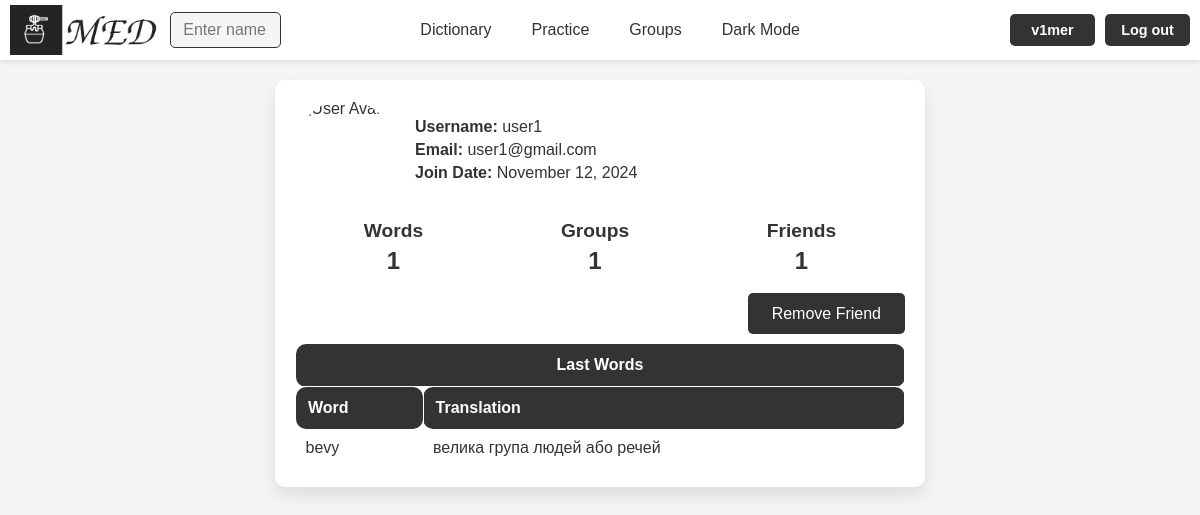
Before: /profile/user1/ (signed in) with the older database file.
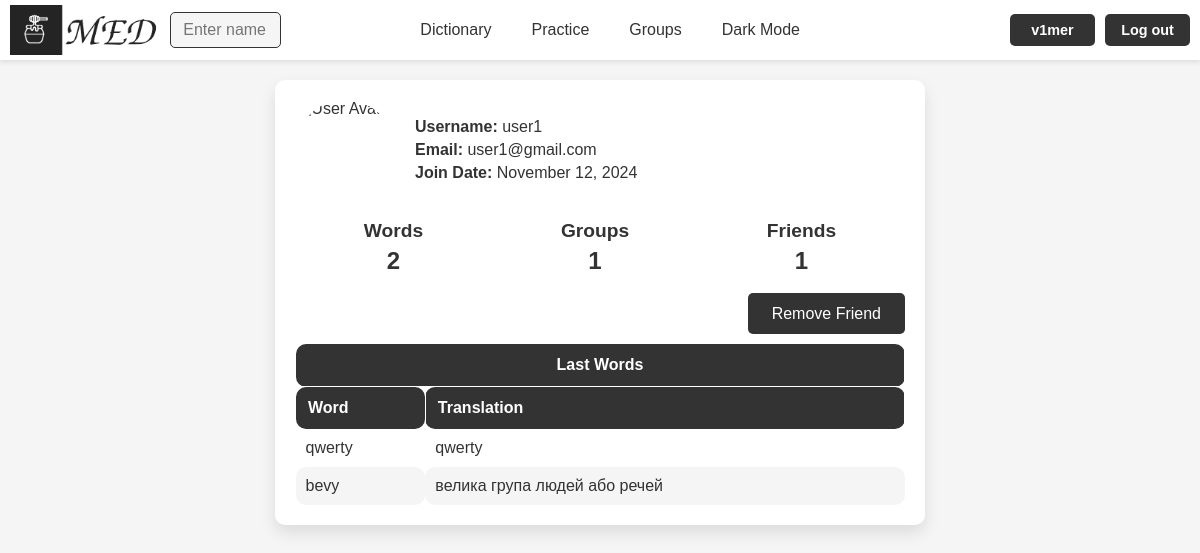
After: the same page with the newer database file.
### med/models.py (models this page shows, shortened)
class Word(models.Model):
    word = models.CharField(max_length=100)
    translation = models.CharField(max_length=100)
    example = models.TextField(blank=True)
    time_create = models.DateTimeField(auto_now_add=True)
    time_update = models.DateTimeField(auto_now=True)
    user = models.ForeignKey(User, on_delete=models.CASCADE)
    is_favourite = models.BooleanField(default=False)
    class Meta:
        ordering = ['-time_create', 'word']
        indexes = [
            models.Index(fields=['-time_create'])
        ]

### med/views.py (the view)
# urls.py: path('profile/<slug:user_name>/', views.ProfileView.as_view(), name='profile'),
@method_decorator(login_required, name='dispatch')
class ProfileView(View):
    def get(self, request, user_name, **kwargs):
        def get_user_data(user):
            user_profile, created = UserProfile.objects.get_or_create(user=user)
            is_favorite = user_profile.what_type_show == 'fav'
            if is_favorite:
                recent_words = Word.objects.filter(user=user, is_favourite=True)[:user_profile.words_num_in_prof]
            else:
                recent_words = Word.objects.filter(user=user)[:user_profile.words_num_in_prof]
            word_count = Word.objects.filter(user=user).count()
            group_count = WordGroup.objects.filter(user=user).count()
            friends = User.objects.filter(
                Q(friendship_requests_sent__receiver=user, friendship_requests_sent__status='accepted') |
                Q(friendship_requests_received__sender=user, friendship_requests_received__status='accepted')
            ).distinct()
            return {
                'user_profile': user_profile,
                'recent_words': recent_words,
                'word_count': word_count,
                'group_count': group_count,
                'friends': friends,
                'friend_count': friends.count(),
                'is_favorite': is_favorite,
            }
        profile_user = get_object_or_404(User, username=user_name)
        is_my_profile = profile_user == request.user
        profile_data = get_user_data(profile_user)
        is_requests_in = True if Friendship.objects.filter(receiver=request.user, sender=profile_user, status='pending').values_list('sender', flat=True) else False
        is_requests_out = True if Friendship.objects.filter(sender=request.user, receiver=profile_user, status='pending').values_list('receiver', flat=True) else False
        if not is_my_profile:
            profile_data['is_friends'] = request.user in profile_data['friends']
        else:
            profile_data['friend_requests'] = Friendship.objects.filter(receiver=request.user, status='pending')
        friendships = Friendship.objects.filter(
            Q(sender=profile_user, status='accepted') |
            Q(receiver=profile_user, status='accepted')
        )
        if not is_my_profile and profile_data['is_friends']:
            friendship = friendships.filter(sender=profile_user, receiver=request.user).first() or friendships.filter(sender=request.user, receiver=profile_user).first()
            profile_user.friendship_id = friendship.id if friendship else None
        return render(request, 'med/profile.html', {
            **profile_data,
            'user': profile_user,
            'logged_user': request.user,
            'is_my_profile': is_my_profile,
            'is_profile': True,
            'is_requests_in': is_requests_in,
            'is_requests_out': is_requests_out,
        })

### med/models.py (called while the page is built)
    def get_avatar_url(self):
        if self.avatar:
            return self.avatar.url
        return '/static/med/img/base/default_avatar.png'

### med/templates/med/profile.html (shortened to what this page needs)
{% extends "base.html" %}
{% load static %}
{% block content %}
<div class="profile-container">
    <div class="profile-info">
        <img class="profile-avatar" src="{{ user_profile.get_avatar_url }}" alt="User Avatar">
        <div class="profile-details">
            <p><strong>Username:</strong> {{ user.username }}</p>
            <p><strong>Email:</strong> {{ user.email }}</p>
            <p><strong>Join Date:</strong> {{ user.date_joined|date:"F j, Y" }}</p>
        </div>
    </div>
    <div class="stats">
        <div class="stat-item">
            <a href="{% url 'words' user.username %}">
                <p><strong>Words</strong></p>
                <p>{{ word_count }}</p>
            </a>
        </div>
        <div class="stat-item">
            {% if is_my_profile %}
            <a href="{% url 'groups' %}">
                <p><strong>Groups</strong></p>
                <p> {{ group_count }} </p>
            </a>
            {% else %}
                <p><strong>Groups</strong></p>
                <p> {{ group_count }} </p>
            {% endif %}
        </div>
        <div class="stat-item">
            <a href="{% url 'friends_list' user.username %}">
                <p><strong>Friends</strong></p>
                <p> {{ friend_count }} </p>
            </a>
        </div>
    </div>
    {% if is_my_profile %}
    <div class="buttons profile-buttons">
        <a href="{% url 'edit_profile' %}">Edit Profile</a>
    </div>
    {% else %}
    {% if not is_friends %}
    {% if is_requests_in %}
        <div class="buttons">
            <a href="{% url 'respond_friend_request_a' user.id request.user.id 'accept' %}" class="add-friend-link">Accept</a>
            <a href="{% url 'respond_friend_request_a' user.id request.user.id 'reject' %}" class="add-friend-link">Reject</a>
        </div>
    {% elif is_requests_out %}
        <div class="buttons">
            <a href="{% url 'respond_friend_request_a' user.id request.user.id 'reject' %}" class="add-friend-link">Cancel</a>
        </div>
    {% else %}
    <div class="buttons profile-buttons">
        <a href="{% url 'add_friend' user.username %}" class="add-friend-link">Add Friend</a>
    </div>
    {% endif %}
    {% else %}
    <div class="buttons profile-buttons">
        <a href="{% url 'delete_friend' friendship_id=user.friendship_id %}" class="remove-friend-link">Remove Friend</a>
    </div>
    {% endif %}
    {% endif %}
    {% if recent_words %}
    <div class="last5words">
        <table class="word_table profile-words">
            <thead>
                <tr>
                    <th colspan="2" class="center-table">Last Words {% if is_favorite %} <img class="th_f profile_f" src="{% static 'med/img/base/f_dark.png' %}" alt="Favourite_img"> {% endif %}</th>
                </tr>
                <tr>
                    <th>Word</th>
                    <th>Translation</th>
                </tr>
            </thead>
            <tbody>
                {% for word in recent_words %}
                    <tr>
                        <td>{{ word.word }}</td>
                        <td>{{ word.translation }}</td>
                    </tr>
                {% endfor %}
            </tbody>
        </table>
    </div>
    {% endif %}
</div>
{% endblock %}

Changed rows visible on the page:
added Word: word "qwerty", translation "qwerty"
Other visible differences:
{{ word_count }}: "1" → "2"
